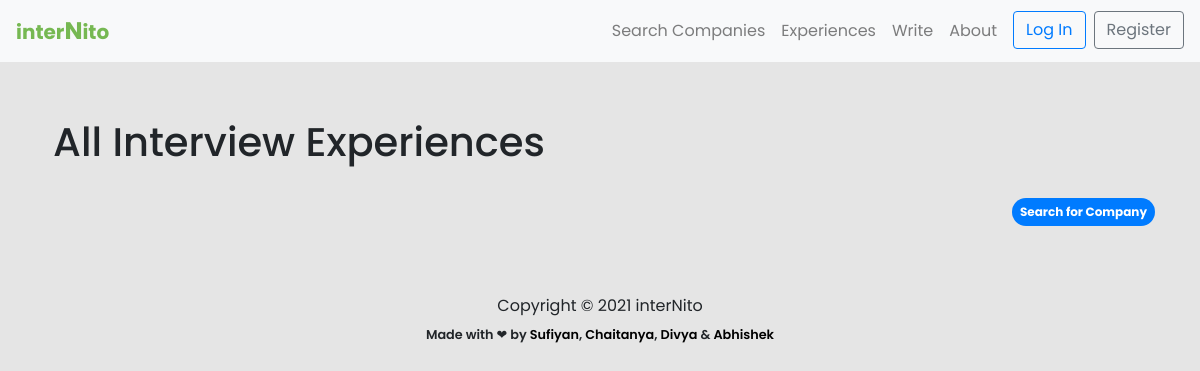
The page /experience/ on the database as committed earlier.
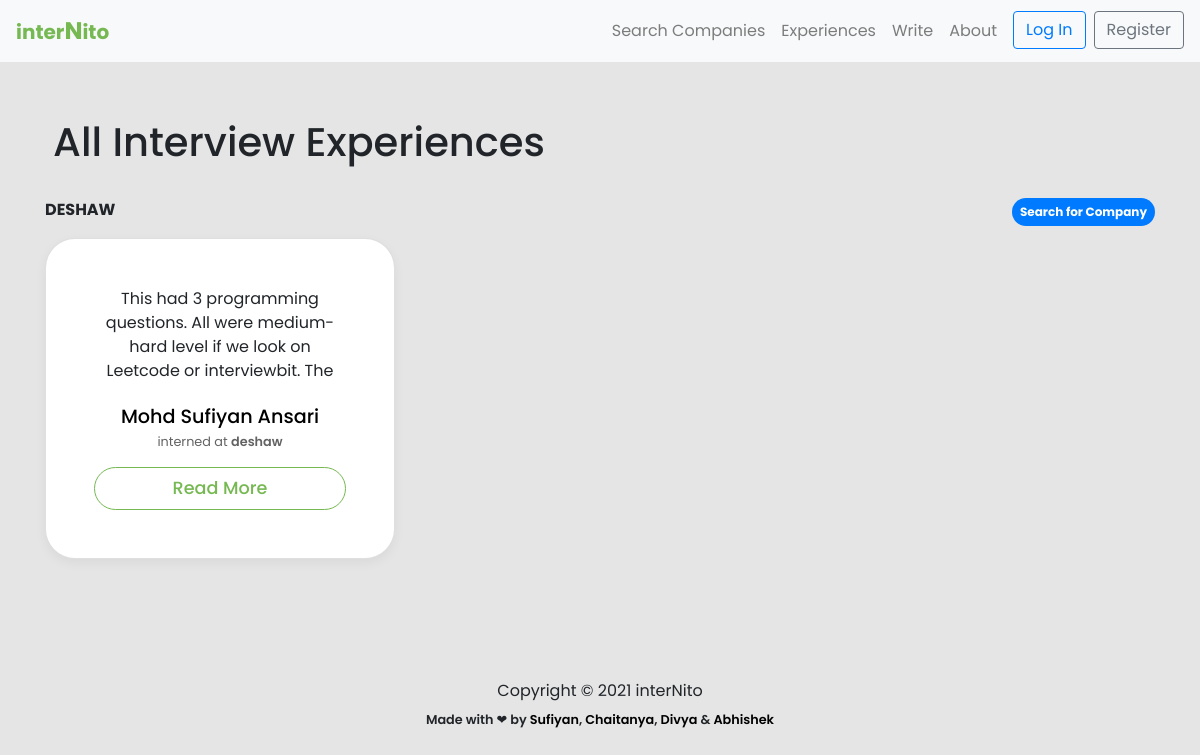
The same page on the database as committed later.
### experience/models.py (models this page shows, shortened)
class Experience(models.Model):
    user = models.ForeignKey(User, on_delete = models.CASCADE)
    name = models.CharField(max_length=80)
    branch = models.CharField(max_length=255,blank=True)
    cgpa_cutoff = models.FloatField(blank=True)
    resume = models.TextField(blank=True)
    batch = models.CharField(max_length=255, blank=True)
    company = models.CharField(max_length=255,blank=False)
    summary = models.TextField(blank=False)
    period = models.CharField(max_length=255,blank=False)
    ot_summary = models.TextField(blank = True)
    ot_question1 = models.TextField(blank = True, null = True)
    ot_question1_link = models.TextField(blank = True, null = True, default = 'NONE')
    ot_question2 = models.TextField(blank = True, null = True)
    ot_question2_link = models.TextField(blank = True, null = True)
    ot_question3 = models.TextField(blank = True, null = True)
    ot_question3_link = models.TextField(blank = True, null = True)
    ot_question4 = models.TextField(blank = True, null = True)
    ot_question4_link = models.TextField(blank = True, null = True)
    round1_details = models.TextField(blank = True, null = True)
    round2_details = models.TextField(blank = True, null = True)
    round3_details = models.TextField(blank = True, null = True)
    final_summary = models.TextField(blank = True, null = True)

### experience/views.py (the view)
# urls.py: path('experience/',views.experience,name='experience'),
def experience(request):
    responses = Experience.objects.order_by('company','-id')
    message = 'All Interview Experiences'
    return render(request, 'experience.html',{'responses':responses,'message':message})

### templates/experience.html (shortened to what this page needs)
{% extends 'base.html' %} {% load static %} {% block content %}
<link rel="stylesheet" href="{% static 'css/experience.css' %}" />
<main role="main">
  <div class="album py-5 bg-lime-invert">
    <div class="container">
      <h1 class="mb-4 justify-content-center">
        <div class="head p-2 justify-content-center">{{message}}</div>
      </h1>
      <p><a class="badge badge-primary badge-pill p-2" style="float:right;" href="{% url 'company' %}"> Search for Company</a></p>
      {% regroup responses by company as company_lists %}
      {% for company_list in company_lists %}
      <p><strong>{{company_list.grouper}}</strong></p>
      <div class="row">
                {% for response in company_list.list %}
                <div class="col-md-4">
                  <div class="card mb-4 box-shadow">
                    <div class="card-body p-5 summary-parent">
                      <p
                        class="card-text summary summary-text"
                        style="height: 10ch; text-overflow: ellipsis; overflow: hidden"
                      >
                        {{response.summary }}...
                      </p>
                      <p class="card-text name">
                        <a href="{% url 'profile' response.user.username %}">{{response.name}}</a>
                      </p>
                      <p class="card-text company capitalize">
                        interned at <strong>{{response.company}}</strong>
                      </p>
                      <a
                        type="button"
                        class="
                          btn btn-sm btn-outline-secondary
                          view-btn
                          w-100
                          text-center
                        "
                        href="{% url 'post' response.pk %}"
                      >
                        Read More
                      </a>
                    </div>
                  </div>
                </div>
                {% endfor %}
      </div>
      {% endfor %}
    </div>
  </div>
</main>
{% endblock content %}

Rows that differ between the two databases and show on the page:
added Experience: grouper "DESHAW", summary "This had 3 programming questions. All were medium-hard level if we look on Leetcode or interviewbit. The…", name "Mohd Sufiyan Ansari", company "deshaw"
